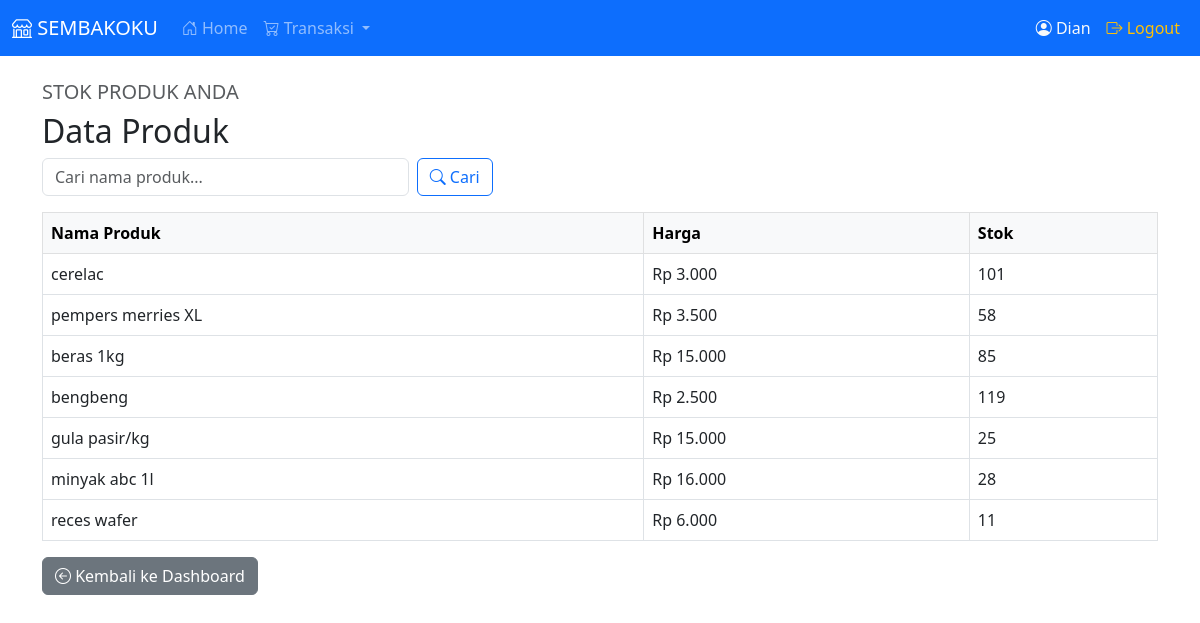
Page /kasir/produk/ (signed in) on the committed database.
### app/models.py (models this page shows, shortened)
class Produk(models.Model):
    nama = models.CharField(max_length=100)
    stok = models.IntegerField()
    harga = models.DecimalField(max_digits=10, decimal_places=0)

### app/views.py (the view)
# urls.py: path('kasir/produk/', views.produk, name='produk'),
@login_required
@user_passes_test(is_kasir)
def produk(request):
    query = request.GET.get('q', '')
    if query:
        produk = Produk.objects.filter(nama__icontains=query)
    else:
        produk = Produk.objects.all()
    return render(request, 'kasir/produk.html', {'produk': produk})

### app/views.py (called while the page is built)
def is_kasir(user):
    return user.groups.filter(name='Kasir').exists()

### app/templates/kasir/produk.html (shortened to what this page needs)
{% extends 'base.html' %}
{% load humanize %}
{% block content %}
<h5 class="text-muted">STOK PRODUK ANDA</h5>
<h2>Data Produk</h2>
<form method="get" class="row g-2 mb-3">
  <div class="col-md-4">
    <input type="text" name="q" class="form-control" placeholder="Cari nama produk..." value="{{ request.GET.q }}">
  </div>
  <div class="col-auto">
    <button type="submit" class="btn btn-outline-primary">
      <i class="bi bi-search"></i> Cari
    </button>
  </div>
</form>
<table class="table table-bordered">
  <thead class="table-light">
    <tr>
      <th>Nama Produk</th>
      <th>Harga</th>
      <th>Stok</th>
    </tr>
  </thead>
  <tbody>
    {% for p in produk %}
    <tr>
      <td>{{ p.nama }}</td>
      <td>Rp {{ p.harga|intcomma }}</td>
      <td>{{ p.stok }}</td>
    </tr>
    {% empty %}
    <tr>
      <td colspan="3" class="text-center text-muted">Tidak ada produk ditemukan.</td>
    </tr>
    {% endfor %}
  </tbody>
</table>
<a href="{% url 'home_kasir' %}" class="btn btn-secondary">
  <i class="bi bi-arrow-left-circle"></i> Kembali ke Dashboard
</a>
{% endblock %}

### app/templates/partials/navbar.html (shortened to what this page needs)
<nav class="navbar navbar-expand-lg navbar-dark bg-primary">
  <div class="container-fluid">
    <a class="navbar-brand" href="#">
      <i class="bi bi-shop"></i> SEMBAKOKU
    </a>
    <div class="collapse navbar-collapse" id="navbarNav">
      <ul class="navbar-nav me-auto">
        {% if request.user.is_authenticated %}
          {% if request.user.groups.first.name == "Kasir" %}
            <li class="nav-item">
              <a class="nav-link" href="{% url 'home_kasir' %}">
                <i class="bi bi-house-door"></i> Home
              </a>
            </li>
            <li class="nav-item dropdown">
              <a
                class="nav-link dropdown-toggle"
                href="#"
                data-bs-toggle="dropdown"
              >
                <i class="bi bi-cart-check"></i> Transaksi
              </a>
            </li>
          {% endif %}
        {% endif %}
      </ul>
      <ul class="navbar-nav ms-auto">
        {% if request.user.is_authenticated %}
          <li class="nav-item">
            <a class="nav-link text-light">
              <i class="bi bi-person-circle"></i>
              {{ request.user.username }}
            </a>
          </li>
          <li class="nav-item">
            <a class="nav-link text-warning" href="{% url 'logout' %}">
              <i class="bi bi-box-arrow-right"></i> Logout
            </a>
          </li>
        {% else %}
          <li class="nav-item">
            <a class="nav-link" href="{% url 'login' %}">
              <i class="bi bi-box-arrow-in-right"></i> Login
            </a>
          </li>
        {% endif %}
      </ul>
    </div>
  </div>
</nav>

### rows in the picture
Produk: nama "cerelac", harga "3.000", stok "101"
Produk: nama "pempers merries XL", harga "3.500", stok "58"
Produk: nama "beras 1kg", harga "15.000", stok "85"
Produk: nama "bengbeng", harga "2.500", stok "119"
Produk: nama "gula pasir/kg", harga "15.000", stok "25"
Produk: nama "minyak abc 1l", harga "16.000", stok "28"
Produk: nama "reces wafer", harga "6.000", stok "11"

### other values in the picture
{{ request.user.username }} "Dian"
